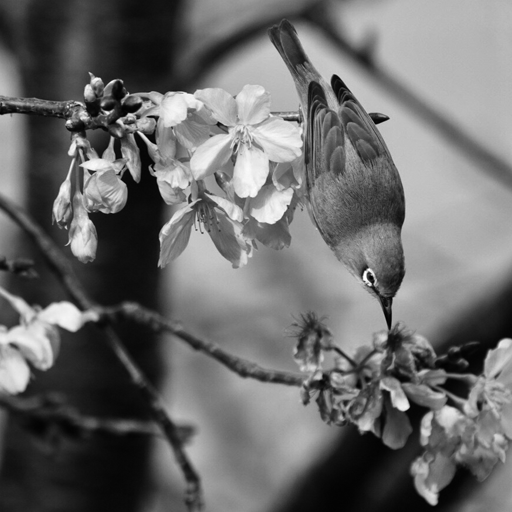
#> input picture project3/Bird 1.tif, 512 x 512 px, found by its file name
$ python project_2.py
#> lines starting #> are read from the running program, lines starting #| are printed output that depends on the picture; after the words box and inside, x2 and y2 are one past the last pixel; in counts of white or black regions, pixels touching at a corner belong together
#2020/04/22
#National Chiao Tung University
#Digital Image Processing
#Mini project NO.2
#Created by Le Van Hung (0860831)
# import library
from numpy import asarray
from numpy import savetxt
from PIL import Image
import numpy as np
import matplotlib.pyplot as plt

# import image
image = Image.open('Bird 1.tif')
#> image is the input picture: PIL image 512x512 L; min 0, max 255, mean 106.7
image.show()

# convert image to array version
f = np.array(image,dtype='float')
# ff = np.zeros((512,512))
#define value
N = f.shape[0]
#> N = 512
for x in range(N):
    for y in range(N):
        # ff[x,y] = f[x,y]*pow(-1,(x+y))
        f[x,y] = f[x,y]*pow(-1,(x+y))
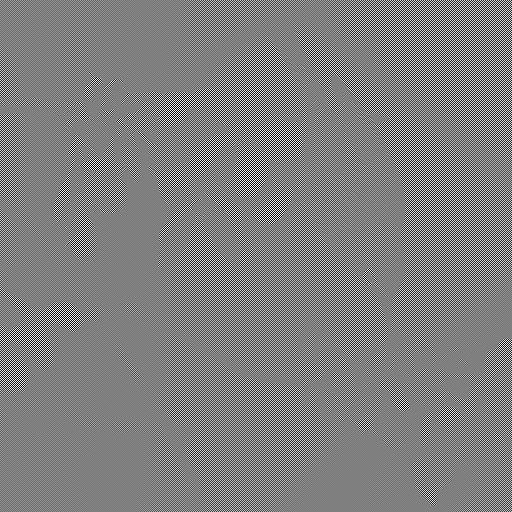
#> f: shape (512, 512) float64; min -255, max 255, mean 0; drawn with min black and max white

plt.imshow(f,cmap='gray')
plt.title("input image after multiplying by (-1)^(x+y)")
plt.show()
# DFT
F = np.fft.fft2(f)

# multi fp with (-1)^(x+y)

# plot magnitude spectral before after using log function
F_abs = np.abs(F)
F_log = np.log(1+F_abs)
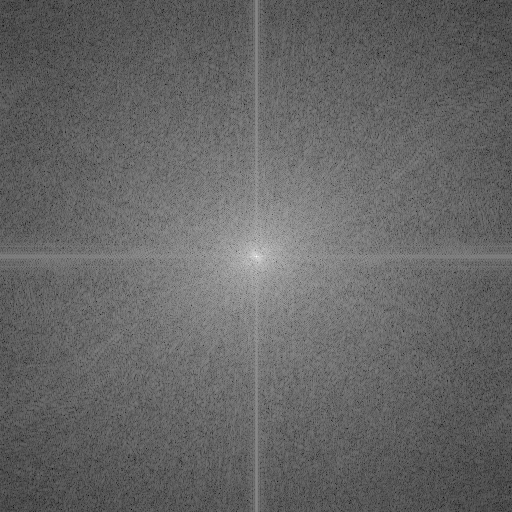
#> F_log: shape (512, 512) float64; min 1.26, max 17.15, mean 7.63; drawn with min black and max white
plt.imshow(F_abs,cmap='gray')
plt.title("Fourier magnitude spectrum of F(u,v) before log sale")
plt.show()

plt.imshow(F_log,cmap='gray')
plt.title("Fourier magnitude spectrum of F(u,v) after log sale")
plt.show()

#plot phase spectral of F
phase = np.angle(F)
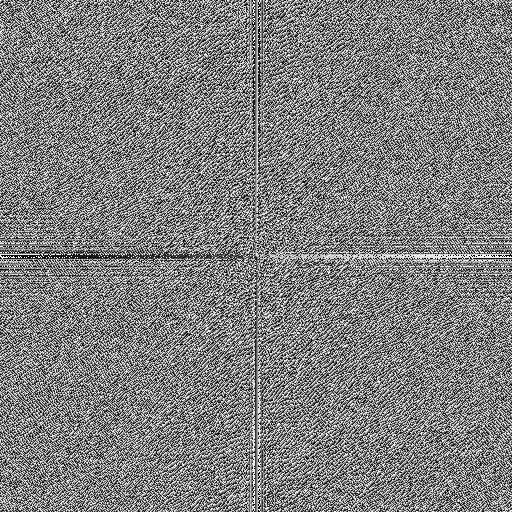
#> phase: shape (512, 512) float64; min -3.14, max 3.14, mean 2.4e-05; drawn with min black and max white
plt.imshow(phase,cmap='gray')
plt.title("plot phase spectrum of F(u,v)")
plt.show()


# sort 25 top of frequence [25 max abs()]
def find_max(array):
    len_array = array.shape[0]
    max = 0;
    row = 0;
    col = 0;
    for u in range(len_array):
        for v in range(len_array):
            if(array[u,v] >=max):
                max = array[u,v]
                row = u
                col = v
    return [row,col,max]
A_sort = []
F_log_temp = 1*F_log
for i in range(25):
    temp = find_max(F_log_temp)
    F_log_temp[temp[0],temp[1]] = 0
    A_sort.append(temp)
#> this loop made 25 passes
#> temp on passes 1 to 12: [256, 256, 17.15], [256, 258, 15.31], [256, 254, 15.31], [256, 257, 15.22], [256, 255, 15.22], [257, 256, 15.09], [255, 256, 15.09], [259, 257, 14.5], [253, 255, 14.5], [256, 262, 14.26], [256, 250, 14.26], [257, 259, 14.22]
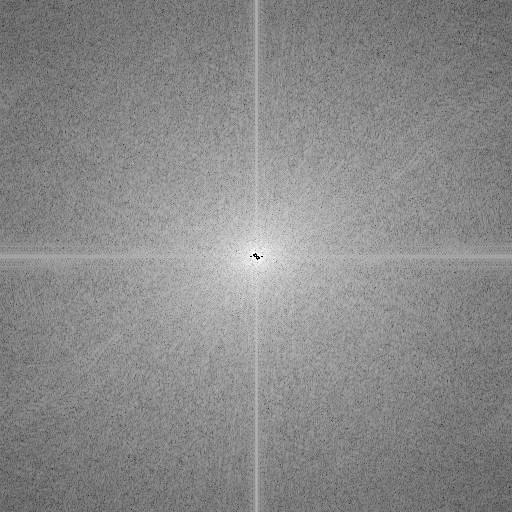
#> F_log_temp: shape (512, 512) float64; 0.01% of pixels changed, all inside (x1, y1, x2, y2) = (250, 253, 263, 260); drawn with min black and max white
#> after the loop, A_sort = 25 items, first 6: [256, 256, 17.15], [256, 258, 15.31], [256, 254, 15.31], [256, 257, 15.22], [256, 255, 15.22], [257, 256, 15.09]

A_sort = np.reshape(A_sort,(25,3))
#> A_sort = 25 rows, first 8: [256, 256, 17.15], [256, 258, 15.31], [256, 254, 15.31], [256, 257, 15.22], [256, 255, 15.22], [257, 256, 15.09], [255, 256, 15.09], [259, 257, 14.5]
